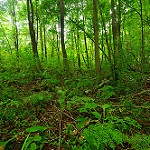
#> input picture data/raw/seg_pred/10060.jpg, 150 x 150 px; its folder holds only this picture in this run
$ python preprocess.py
#> lines starting #> are read from the running program, lines starting #| are printed output that depends on the picture
### src/data/preprocess.py
# src/data/preprocess.py
import os
import cv2
import numpy as np
import yaml
from pathlib import Path
from typing import List, Optional
from tqdm import tqdm

class ImagePreprocessor:
    """Preprocess images for segmentation models"""

    def __init__(self, config_path: str = 'configs/preprocessing_config.yaml'):
        self.config = self._load_config(config_path)
        print(f"Loaded config from: {config_path}")
        print(f"Config: {self.config}")

    def _load_config(self, config_path: str) -> dict:
        """Load configuration from YAML file"""
        if os.path.exists(config_path):
            with open(config_path, 'r') as f:
                return yaml.safe_load(f)
        else:
            # Return default config
            return {
                'image_size': [256, 256],
                'normalize': True,
                'mean': [0.485, 0.456, 0.406],
                'std': [0.229, 0.224, 0.225],
                'save_visualization': True
            }

    def find_images(self, input_dir: str, extensions: List[str]) -> List[Path]:
        """Find all image files in directory with given extensions"""
        input_path = Path(input_dir)

        if not input_path.exists():
            print(f"ERROR: Input directory does not exist: {input_dir}")
            print(f"Absolute path: {input_path.absolute()}")
            return []

        print(f"Looking for images in: {input_path.absolute()}")

        image_files = []
        # Try multiple methods to find images
        for ext in extensions:
            # Lowercase
            image_files.extend(input_path.glob(f"*{ext}"))
            # Uppercase
            image_files.extend(input_path.glob(f"*{ext.upper()}"))
            # Mixed case
            image_files.extend(input_path.glob(f"*{ext}"))

        # Also try recursive search
        if len(image_files) == 0:
            print("Trying recursive search...")
            for ext in extensions:
                image_files.extend(input_path.rglob(f"*{ext}"))
                image_files.extend(input_path.rglob(f"*{ext.upper()}"))

        # Remove duplicates
        image_files = list(set(image_files))

        # Sort for consistent ordering
        image_files.sort()

        return image_files

    def preprocess_image(self, image_path: Path) -> Optional[np.ndarray]:
        """Preprocess a single image"""
        try:
            # Read image
            img = cv2.imread(str(image_path))
            if img is None:
                print(f"Warning: cv2 cannot read {image_path}")
                return None

            # Convert BGR to RGB
            if len(img.shape) == 3:
                img = cv2.cvtColor(img, cv2.COLOR_BGR2RGB)
            elif len(img.shape) == 2:
                # Grayscale to RGB
                img = cv2.cvtColor(img, cv2.COLOR_GRAY2RGB)

            # Resize
            target_size = tuple(self.config.get('image_size', [256, 256]))
            img = cv2.resize(img, target_size, interpolation=cv2.INTER_LINEAR)

            # Normalize
            if self.config.get('normalize', True):
                img = img.astype(np.float32) / 255.0
                mean = np.array(self.config.get('mean', [0.485, 0.456, 0.406]))
                std = np.array(self.config.get('std', [0.229, 0.224, 0.225]))
                img = (img - mean) / std

            return img

        except Exception as e:
            print(f"Error preprocessing {image_path}: {e}")
            return None

    def process_directory(self,
                         input_dir: str,
                         output_dir: str,
                         extensions: List[str] = None):
        """Process all images in directory"""

        if extensions is None:
            extensions = ['.jpg', '.jpeg', '.png', '.bmp', '.tiff']

        # Create output directory
        output_path = Path(output_dir)
        output_path.mkdir(parents=True, exist_ok=True)

        # Find images
        image_files = self.find_images(input_dir, extensions)

        if len(image_files) == 0:
            print(f"\nERROR: No images found in {input_dir}")
            print(f"Expected extensions: {extensions}")
            print(f"Please check:")
            print(f"1. Directory exists: {Path(input_dir).exists()}")
            print(f"2. Files are in the correct format")
            print(f"3. You have read permissions")

            # List what's actually in the directory
            input_path = Path(input_dir)
            if input_path.exists():
                all_items = list(input_path.iterdir())
                print(f"\nItems found in {input_dir}:")
                for item in all_items:
                    print(f"  - {item.name} ({'dir' if item.is_dir() else 'file'})")

            return

        print(f"\nFound {len(image_files)} images to process")
        print("Images found:")
        for i, img_path in enumerate(image_files[:10]):  # Show first 10
            print(f"  {i+1}. {img_path.name}")
        if len(image_files) > 10:
            print(f"  ... and {len(image_files)-10} more")

        # Process images
        successful = 0
        for img_path in tqdm(image_files, desc="Preprocessing images"):
            # Preprocess image
            processed_img = self.preprocess_image(img_path)

            if processed_img is not None:
                # Save as numpy array
                np_filename = output_path / f"{img_path.stem}_processed.npy"
                np.save(np_filename, processed_img)

                # Save visualization if configured
                if self.config.get('save_visualization', True):
                    # Convert back to uint8 for saving as image
                    if processed_img.dtype == np.float32:
                        vis_img = (processed_img * 255).astype(np.uint8)
                    else:
                        vis_img = processed_img.astype(np.uint8)

                    # Convert RGB to BGR for OpenCV
                    if len(vis_img.shape) == 3:
                        vis_img = cv2.cvtColor(vis_img, cv2.COLOR_RGB2BGR)

                    img_filename = output_path / f"{img_path.stem}_visualization.jpg"
                    cv2.imwrite(str(img_filename), vis_img)

                successful += 1

        print(f"\nPreprocessing complete!")
        print(f"Successfully processed: {successful}/{len(image_files)} images")
        print(f"Output saved to: {output_path.absolute()}")

### src/scripts/preprocess.py
# scripts/preprocess.py
import argparse
import sys
import os
from pathlib import Path

# Add src to path
PROJECT_ROOT = Path(__file__).resolve().parents[2]
sys.path.insert(0, str(PROJECT_ROOT))

try:
    # from src.data.preprocess import ImagePreprocessor
    from src.data.preprocess import ImagePreprocessor
except ImportError as e:
    print(f"ERROR: Could not import ImagePreprocessor: {e}")
    print("Please make sure:")
    print("1. src/data/preprocess.py exists")
    print("2. It contains ImagePreprocessor class")
    print(f"3. Project root is: {PROJECT_ROOT}")
    sys.exit(1)

def main():
    parser = argparse.ArgumentParser(description='Preprocess images for segmentation')
    parser.add_argument('--input_dir', type=str, default='data/raw/seg_pred',
                       help='Directory containing input images')
    parser.add_argument('--output_dir', type=str, default='data/processed/preprocessed',
                       help='Directory to save preprocessed images')
    parser.add_argument('--config', type=str, default='configs/preprocessing_config.yaml',
                       help='Path to preprocessing configuration file')
    parser.add_argument('--extensions', type=str, nargs='+',
                       default=['.jpg', '.jpeg', '.png', '.bmp', '.tiff'],
                       help='Image file extensions to process')

    args = parser.parse_args()

    # Convert to absolute paths
    input_dir = Path(args.input_dir)
    if not input_dir.is_absolute():
        input_dir = PROJECT_ROOT / input_dir

    output_dir = Path(args.output_dir)
    if not output_dir.is_absolute():
        output_dir = PROJECT_ROOT / output_dir

    print(f"Project root: {PROJECT_ROOT}")
    print(f"Input directory: {input_dir}")
    print(f"Output directory: {output_dir}")

    # Check if input directory exists
    if not input_dir.exists():
        print(f"\nERROR: Input directory does not exist: {input_dir}")
        print(f"Creating empty directory for testing...")
        input_dir.mkdir(parents=True, exist_ok=True)
        print(f"Created {input_dir}")
        print("Please add some images to this directory and run again.")
        return

    # Create preprocessor
    try:
        preprocessor = ImagePreprocessor(args.config)
    except Exception as e:
        print(f"ERROR: Failed to create ImagePreprocessor: {e}")
        return

    # Process directory
    print("\n" + "="*50)
    print("Starting preprocessing...")
    print("="*50)

    preprocessor.process_directory(
        input_dir=str(input_dir),
        output_dir=str(output_dir),
        extensions=args.extensions
    )
#> in preprocess_image, img is the input picture: shape (150, 150, 3); mean B, G, R 28.1, 103.2, 70.2
#> in preprocess_image, `img = cv2.resize(img, target_size, interpolation=cv2.INTER_LINEAR)`:
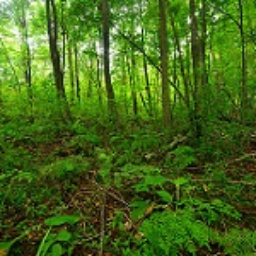
#> img: shape (256, 256, 3); mean R, G, B 70.1, 103.1, 28
#> in process_directory, `vis_img = processed_img.astype(np.uint8)`:
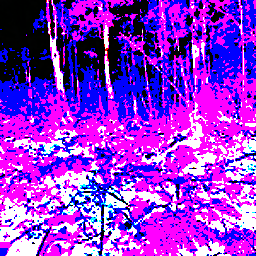
#> vis_img: shape (256, 256, 3); mean R, G, B 146.2, 48.2, 215

    print("\n" + "="*50)
    print("Preprocessing complete!")
    print(f"Input: {input_dir}")
    print(f"Output: {output_dir}")
    print("="*50)

if __name__ == '__main__':
    main()
